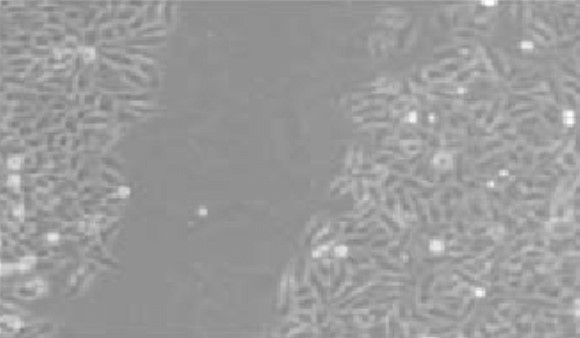
#> input picture ImageProcessing/Images/Wounds/wound1.jpg, 580 x 338 px, found by its file name
$ python 08_WoundHeal.py
#> lines starting #> are read from the running program, lines starting #| are printed output that depends on the picture; after the words box and inside, x2 and y2 are one past the last pixel; in counts of white or black regions, pixels touching at a corner belong together; long printed decimals are rounded
# This is a basic segmentation example that calculates
# the percent of wound healing / scratch assay

import matplotlib.pyplot as plt
import numpy as np
from skimage import io, restoration
from skimage.filters.rank import entropy
from skimage.morphology import disk
from skimage.filters import try_all_threshold, gaussian, threshold_otsu

# entropy is the amount
img = io.imread("ImageProcessing/Images/wound1.jpg",as_gray=True)
#> img is the input picture: shape (338, 580) float64; min 0.475, max 1, mean 0.607
gauss_img = gaussian(img,1)
entropy_img = entropy(gauss_img, disk(40))  # vary disk size for cleaner results
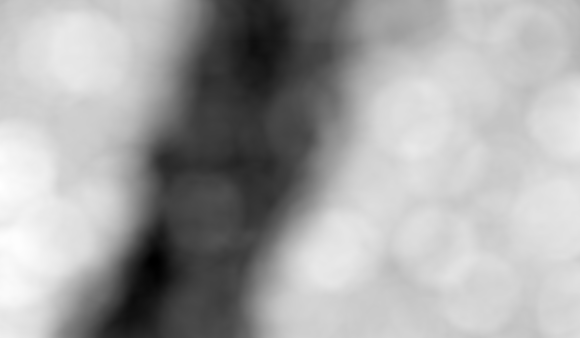
#> entropy_img: shape (338, 580) float64; min 1.55, max 6.04, mean 4.46; drawn with min black and max white

fig, ax = try_all_threshold(entropy_img, figsize=(10,8), verbose=False)
plt.show()
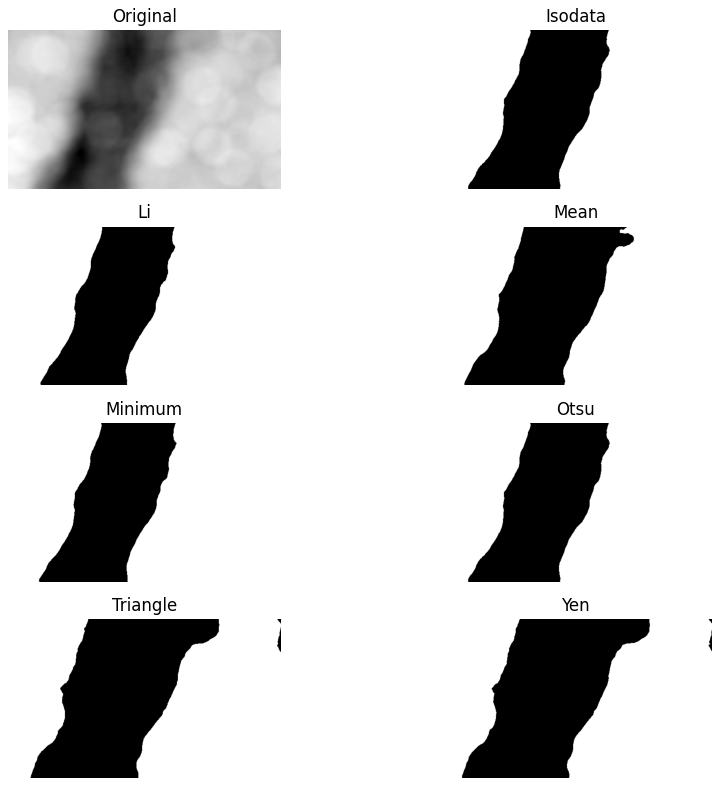
#> figure drawn by matplotlib, 8 panels

thresh = threshold_otsu(entropy_img) # returns the best threshold value
#> thresh = 3.98
binary_img = entropy_img <= thresh # if entropy_img is LE thresh return True else False
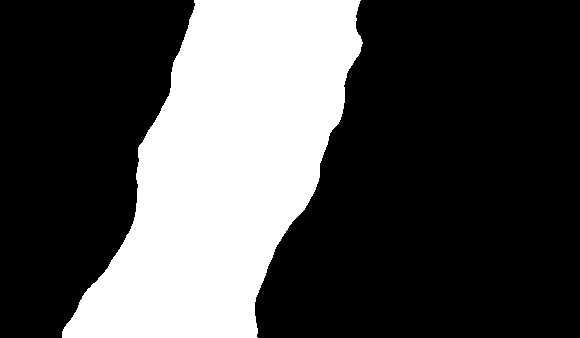
#> binary_img: shape (338, 580) bool; 30.1% white; 1 white region, box (x1, y1, x2, y2) and area: (62, 0, 363, 338) 59071
plt.imshow(binary_img,cmap="gray")
plt.show()

pixels_sum = binary_img.shape[0] * binary_img.shape[1]
#> pixels_sum = 196040
print("The percent of bright pixels is:", np.sum(binary_img==1)/pixels_sum)
#| The percent of bright pixels is: 0.3013

$ run again, with ImageProcessing/Images/Wounds/wound2.jpg copied over ImageProcessing/Images/Wounds/wound1.jpg
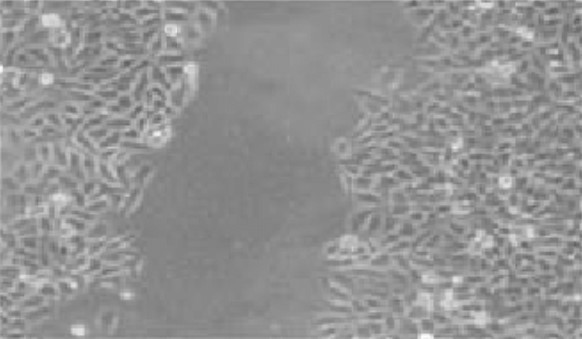
#> input picture ImageProcessing/Images/Wounds/wound2.jpg, 582 x 339 px, found by its file name
#> img is the input picture: shape (339, 582) float64; min 0.361, max 1, mean 0.574
#> `entropy_img = entropy(gauss_img, disk(40))`:
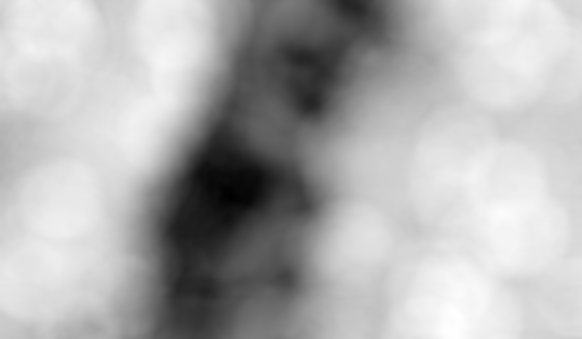
#> entropy_img: shape (339, 582) float64; min 2.58, max 6.4, mean 5.21; drawn with min black and max white
#> thresh = 4.79
#> `binary_img = entropy_img <= thresh`:
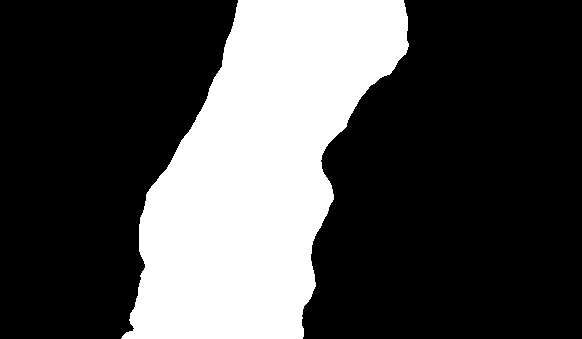
#> binary_img: shape (339, 582) bool; 29.2% white; 1 white region, box (x1, y1, x2, y2) and area: (121, 0, 409, 339) 57578
#| The percent of bright pixels is: 0.2918

$ run again, with ImageProcessing/Images/Wounds/wound3.jpg copied over ImageProcessing/Images/Wounds/wound1.jpg
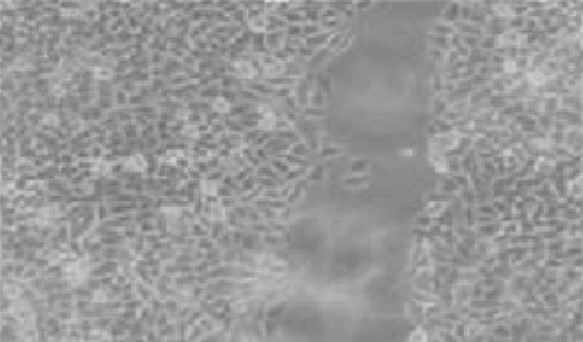
#> input picture ImageProcessing/Images/Wounds/wound3.jpg, 583 x 342 px, found by its file name
#> img is the input picture: shape (342, 583) float64; min 0.42, max 0.886, mean 0.595
#> `entropy_img = entropy(gauss_img, disk(40))`:
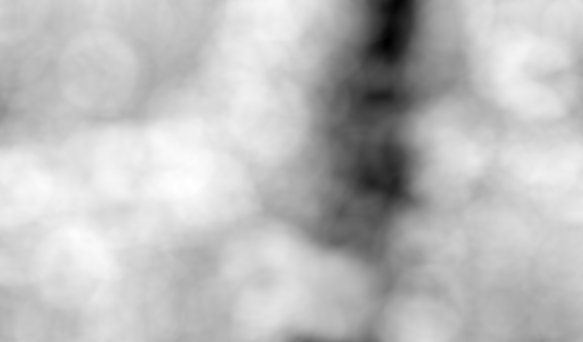
#> entropy_img: shape (342, 583) float64; min 4.04, max 6.02, mean 5.51; drawn with min black and max white
#> thresh = 5.23
#> `binary_img = entropy_img <= thresh`:
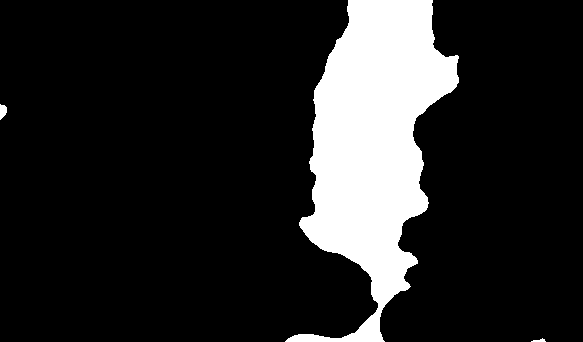
#> binary_img: shape (342, 583) bool; 15.2% white; 3 white regions, box (x1, y1, x2, y2) and area: (285, 0, 459, 342) 30187, (0, 104, 7, 120) 81, (531, 338, 546, 342) 33
#| The percent of bright pixels is: 0.152

$ run again, with ImageProcessing/Images/Wounds/wound4.jpg copied over ImageProcessing/Images/Wounds/wound1.jpg
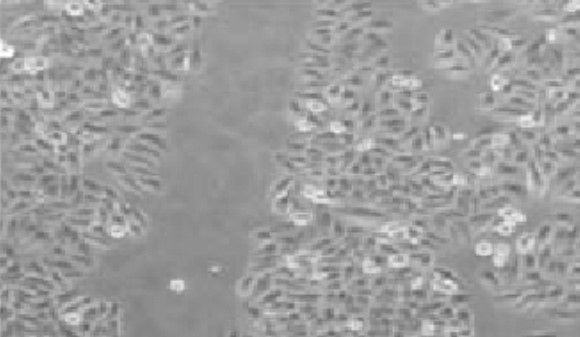
#> input picture ImageProcessing/Images/Wounds/wound4.jpg, 580 x 337 px, found by its file name
#> img is the input picture: shape (337, 580) float64; min 0.361, max 1, mean 0.614
#> `entropy_img = entropy(gauss_img, disk(40))`:
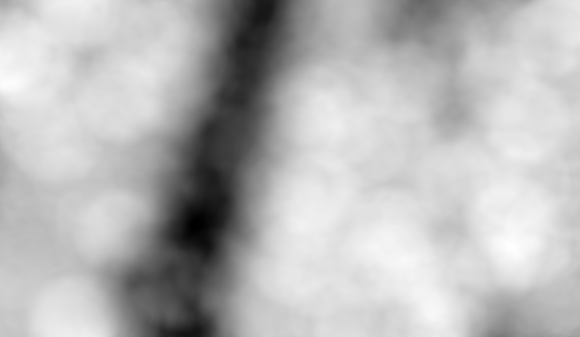
#> entropy_img: shape (337, 580) float64; min 3.17, max 6.46, mean 5.55; drawn with min black and max white
#> thresh = 5.06
#> `binary_img = entropy_img <= thresh`:
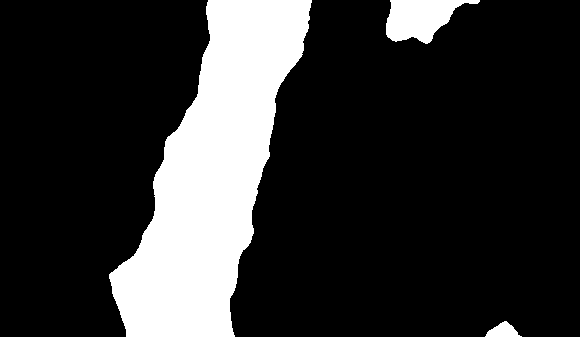
#> binary_img: shape (337, 580) bool; 19.2% white; 3 white regions, box (x1, y1, x2, y2) and area: (109, 0, 312, 337) 34649, (386, 0, 480, 44) 2448, (485, 321, 522, 337) 346
#| The percent of bright pixels is: 0.1916
